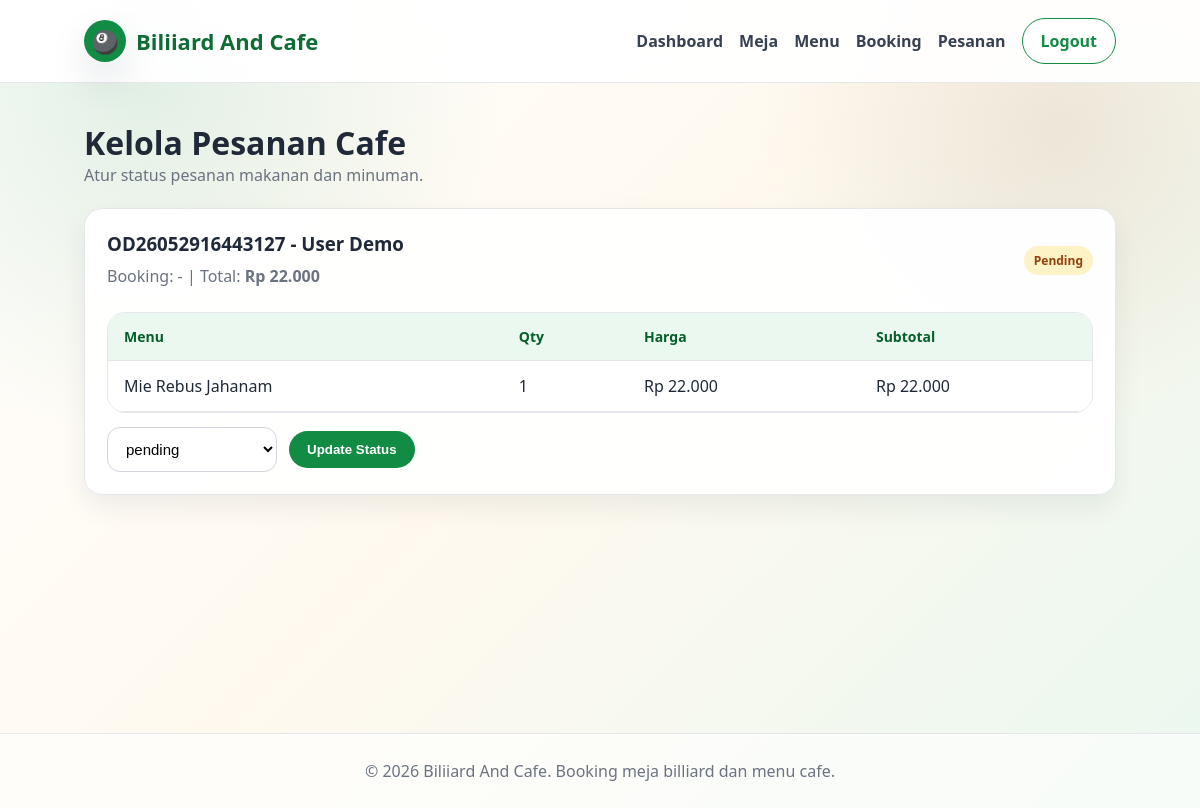
The app's page /admin/orders.php (signed in) with its own data.
### tables this page shows
CREATE TABLE `orders` (
  `id` int(11) NOT NULL,
  `order_code` varchar(30) NOT NULL,
  `user_id` int(11) NOT NULL,
  `booking_id` int(11) DEFAULT NULL,
  `total_price` decimal(12,2) NOT NULL DEFAULT 0.00,
  `status` enum('pending','process','ready','completed','cancelled') NOT NULL DEFAULT 'pending',
  `notes` text DEFAULT NULL,
  `created_at` timestamp NOT NULL DEFAULT current_timestamp()
);

CREATE TABLE `users` (
  `id` int(11) NOT NULL,
  `name` varchar(100) NOT NULL,
  `username` varchar(50) NOT NULL,
  `email` varchar(100) NOT NULL,
  `phone` varchar(30) DEFAULT NULL,
  `password` varchar(255) NOT NULL,
  `role` enum('admin','user') NOT NULL DEFAULT 'user',
  `status` enum('active','inactive') NOT NULL DEFAULT 'active',
  `created_at` timestamp NOT NULL DEFAULT current_timestamp()
);

CREATE TABLE `order_items` (
  `id` int(11) NOT NULL,
  `order_id` int(11) NOT NULL,
  `menu_id` int(11) NOT NULL,
  `quantity` int(11) NOT NULL DEFAULT 1,
  `price` decimal(12,2) NOT NULL DEFAULT 0.00,
  `subtotal` decimal(12,2) NOT NULL DEFAULT 0.00
);

CREATE TABLE `menus` (
  `id` int(11) NOT NULL,
  `category_id` int(11) DEFAULT NULL,
  `menu_name` varchar(120) NOT NULL,
  `description` text DEFAULT NULL,
  `price` decimal(12,2) NOT NULL DEFAULT 0.00,
  `image` varchar(255) DEFAULT NULL,
  `status` enum('available','sold_out','inactive') NOT NULL DEFAULT 'available',
  `created_at` timestamp NOT NULL DEFAULT current_timestamp()
);

### includes/functions.php (called while the page is built, shortened)
<?php
function e($value) {
    return htmlspecialchars((string)$value, ENT_QUOTES, 'UTF-8');
}
function rupiah($number) {
    return 'Rp ' . number_format((float)$number, 0, ',', '.');
}
function badgeClass($status) {
    $map = [
        'available' => 'success',
        'active' => 'success',
        'paid' => 'success',
        'confirmed' => 'success',
        'completed' => 'success',
        'ready' => 'success',
        'pending' => 'warning',
        'process' => 'info',
        'unpaid' => 'danger',
        'sold_out' => 'danger',
        'cancelled' => 'danger',
        'maintenance' => 'warning',
        'inactive' => 'dark'
    ];
    return $map[$status] ?? 'dark';
}

### admin/orders.php (the view, shortened to what this page needs)
<?php
require_once '../config/database.php';
require_once '../includes/functions.php';
$orders = $pdo->query("SELECT o.*, u.name, b.booking_code FROM orders o JOIN users u ON u.id=o.user_id LEFT JOIN bookings b ON b.id=o.booking_id ORDER BY o.created_at DESC")->fetchAll();
require_once '../includes/header.php';
?>
<section class="container">
    <div class="section-title"><div><h2>Kelola Pesanan Cafe</h2><p>Atur status pesanan makanan dan minuman.</p></div></div>
    <div class="grid">
        <?php foreach ($orders as $o): ?>
            <?php
            $stmt = $pdo->prepare("SELECT oi.*, m.menu_name FROM order_items oi JOIN menus m ON m.id=oi.menu_id WHERE oi.order_id=?");
            $stmt->execute([$o['id']]);
            $items = $stmt->fetchAll();
            ?>
            <div class="card">
                <div class="section-title">
                    <div>
                        <h3><?= e($o['order_code']) ?> - <?= e($o['name']) ?></h3>
                        <p>Booking: <?= e($o['booking_code'] ?? '-') ?> | Total: <b><?= rupiah($o['total_price']) ?></b></p>
                    </div>
                    <span class="badge badge-<?= badgeClass($o['status']) ?>"><?= e($o['status']) ?></span>
                </div>
                <div class="table-responsive">
                    <table class="data-table">
                        <thead><tr><th>Menu</th><th>Qty</th><th>Harga</th><th>Subtotal</th></tr></thead>
                        <tbody><?php foreach ($items as $it): ?><tr><td><?= e($it['menu_name']) ?></td><td><?= e($it['quantity']) ?></td><td><?= rupiah($it['price']) ?></td><td><?= rupiah($it['subtotal']) ?></td></tr><?php endforeach; ?></tbody>
                    </table>
                </div>
                <form method="post" class="actions" style="margin-top:14px">
                    <select name="status" class="form-control" style="max-width:170px"><option <?= $o['status']=='pending'?'selected':'' ?>>pending</option></select>
                    <button class="btn btn-primary">Update Status</button>
                </form>
            </div>
        <?php endforeach; ?>
    </div>
</section>
<?php require_once '../includes/footer.php'; ?>

### assets/css/style.css (style rules this page uses)
:root { --green:#128C45; --green-light:#EAF8EF; --green-dark:#0E6D36; --brown:#8B5E34; --cream:#FFF9EF; --white:#FFFFFF; --dark:#1F2937; --muted:#6B7280; --line:#E5E7EB; --danger:#DC2626; --warning:#D97706; --info:#2563EB; --shadow:0 18px 40px rgba(17,24,39,.10); --radius:18px; }
* { box-sizing:border-box;margin:0;padding:0 }
body { font-family:'Segoe UI',Tahoma,Geneva,Verdana,sans-serif; background: radial-gradient(circle at 12% 10%, rgba(18,140,69,.12), transparent 28%), radial-gradient(circle at 88% 16%, rgba(139,94,52,.12), transparent 24%), linear-gradient(135deg,#ffffff 0%,#fff9ef 48%,#eaf8ef 100%); color:var(--dark); min-height:100vh; }
.container { width:min(1180px,86%);margin:0 auto;padding:38px 0 }
.btn { display:inline-flex;align-items:center;justify-content:center;gap:8px;border:0;border-radius:999px;padding:11px 18px;font-weight:800;cursor:pointer;transition:.2s }
.btn-primary { background:var(--green);color:#fff }
.actions { display:flex;gap:12px;flex-wrap:wrap;align-items:center }
.grid { display:grid;gap:22px }
.card { background:rgba(255,255,255,.96);border:1px solid var(--line);border-radius:var(--radius);padding:22px;box-shadow:0 12px 28px rgba(17,24,39,.07) }
.card h3 { margin-bottom:8px }
.card p { color:var(--muted);line-height:1.6 }
.section-title { display:flex;justify-content:space-between;align-items:center;margin-bottom:22px;gap:14px }
.section-title h2 { font-size:32px }
.section-title p { color:var(--muted) }
.form-control { width:100%;padding:12px 14px;border:1px solid #D1D5DB;border-radius:13px;background:#fff;font-size:15px }
.table-responsive { overflow:auto;border-radius:18px;border:1px solid var(--line);background:#fff }
.data-table { width:100%;border-collapse:collapse;min-width:760px }
.data-table th,.data-table td { padding:14px 16px;text-align:left;border-bottom:1px solid var(--line);vertical-align:middle }
.data-table th { background:var(--green-light);color:#065F2B;font-size:14px }
.badge { display:inline-block;border-radius:999px;padding:6px 10px;font-size:12px;font-weight:800;text-transform:capitalize }
.badge-warning { background:#FEF3C7;color:#92400E }

### records on screen
orders: order_code "OD26052916443127", user.name "User Demo", booking_code "-", total_price "Rp 22.000", status "Pending", status "pending"
order_items: menu.menu_name "Mie Rebus Jahanam", quantity "1", price "Rp 22.000", subtotal "Rp 22.000"
